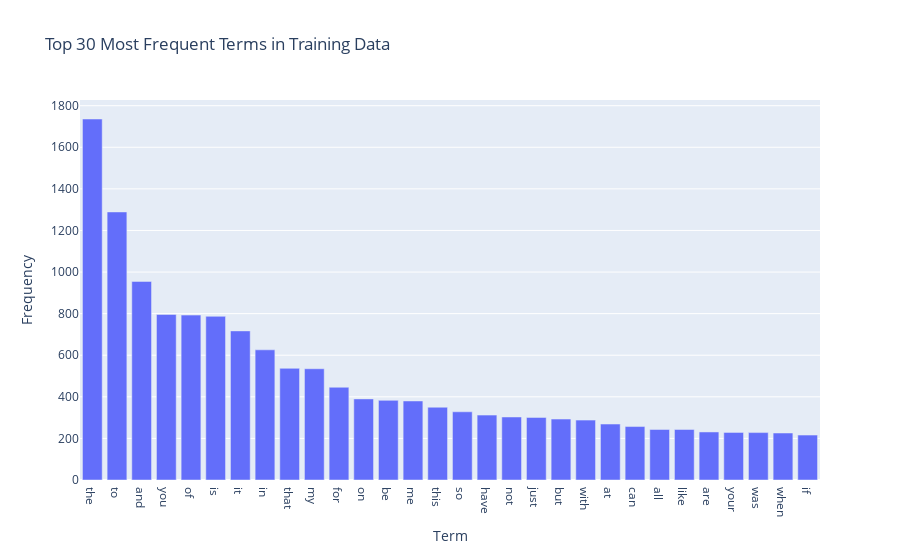
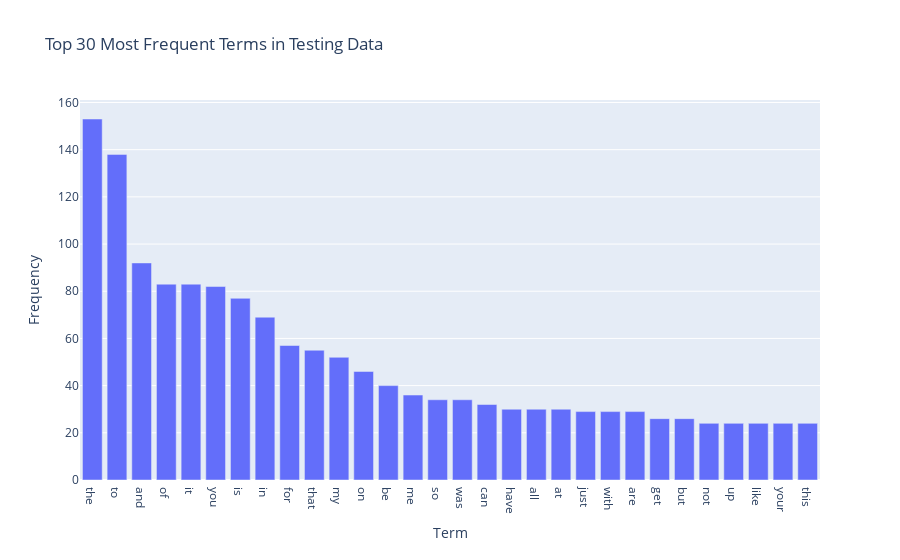

The notebook cell these images were saved under, in order:
### Markdown cell above
---
##### <a id='toc1_5_1_1_1_'></a>[**>>> Exercise 1 (Take home):**](#toc0_)
Plot word frequency for Top 30 words in both train and test dataset. (Hint: refer to DM lab 1)

### Code cell
# Answer here
from sklearn.feature_extraction.text import CountVectorizer
import numpy as np
import plotly.express as px

train_count_vect = CountVectorizer()
train_counts = train_count_vect.fit_transform(train_df.text)
train_frequencies = np.asarray(train_counts.sum(axis=0))[0] # count word frequencies

train_terms = train_count_vect.get_feature_names_out()
df_freq = pd.DataFrame({
    'Term': train_terms,
    'Frequency': train_frequencies
})

df_sorted = df_freq.sort_values(by='Frequency', ascending=False).head(30)  # choose top 30 terms

fig = px.bar(
    data_frame=df_sorted,
    x='Term',
    y='Frequency',
    labels={'Term': 'Term', 'Frequency': 'Frequency'},
    title='Top 30 Most Frequent Terms in Training Data',
)
fig.show()

test_count_vect = CountVectorizer()
test_counts = test_count_vect.fit_transform(test_df.text)
test_frequencies = np.asarray(test_counts.sum(axis=0))[0]
test_terms = test_count_vect.get_feature_names_out()
df_test_freq = pd.DataFrame({
    'Term': test_terms,
    'Frequency': test_frequencies
})
df_test_sorted = df_test_freq.sort_values(by='Frequency', ascending=False).head(30)  # choose top 30 terms
fig2 = px.bar(
    data_frame=df_test_sorted,
    x='Term',
    y='Frequency',
    labels={'Term': 'Term', 'Frequency': 'Frequency'},
    title='Top 30 Most Frequent Terms in Testing Data',
)
fig2.show()

### Figure 1 — Plotly figure (JSON) as saved in the notebook; plotly's stock layout.template omitted (floating-point values rounded to 4 significant figures)
{"data": [{"hovertemplate": "Term=%{x}<br>Frequency=%{y}<extra></extra>", "legendgroup": "", "marker": {"color": "#636efa", "pattern": {"shape": ""}}, "name": "", "orientation": "v", "showlegend": false, "textposition": "auto", "type": "bar", "x": ["the", "to", "and", "you", "of", "is", "it", "in", "that", "my", "for", "on", "be", "me", "this", "so", "have", "not", "just", "but", "with", "at", "can", "all", "like", "are", "your", "was", "when", "if"], "xaxis": "x", "y": [1736, 1289, 955, 796, 793, 787, 717, 626, 537, 535, 446, 390, 383, 380, 350, 328, 312, 303, 301, 293, 288, 269, 257, 243, 243, 231, 229, 228, 226, 216], "yaxis": "y"}], "layout": {"barmode": "relative", "legend": {"tracegroupgap": 0}, "title": {"text": "Top 30 Most Frequent Terms in Training Data"}, "xaxis": {"anchor": "y", "domain": [0, 1], "title": {"text": "Term"}}, "yaxis": {"anchor": "x", "domain": [0, 1], "title": {"text": "Frequency"}}}}

### Figure 2 — Plotly figure (JSON) as saved in the notebook; plotly's stock layout.template omitted (floating-point values rounded to 4 significant figures)
{"data": [{"hovertemplate": "Term=%{x}<br>Frequency=%{y}<extra></extra>", "legendgroup": "", "marker": {"color": "#636efa", "pattern": {"shape": ""}}, "name": "", "orientation": "v", "showlegend": false, "textposition": "auto", "type": "bar", "x": ["the", "to", "and", "of", "it", "you", "is", "in", "for", "that", "my", "on", "be", "me", "so", "was", "can", "have", "all", "at", "just", "with", "are", "get", "but", "not", "up", "like", "your", "this"], "xaxis": "x", "y": [153, 138, 92, 83, 83, 82, 77, 69, 57, 55, 52, 46, 40, 36, 34, 34, 32, 30, 30, 30, 29, 29, 29, 26, 26, 24, 24, 24, 24, 24], "yaxis": "y"}], "layout": {"barmode": "relative", "legend": {"tracegroupgap": 0}, "title": {"text": "Top 30 Most Frequent Terms in Testing Data"}, "xaxis": {"anchor": "y", "domain": [0, 1], "title": {"text": "Term"}}, "yaxis": {"anchor": "x", "domain": [0, 1], "title": {"text": "Frequency"}}}}
